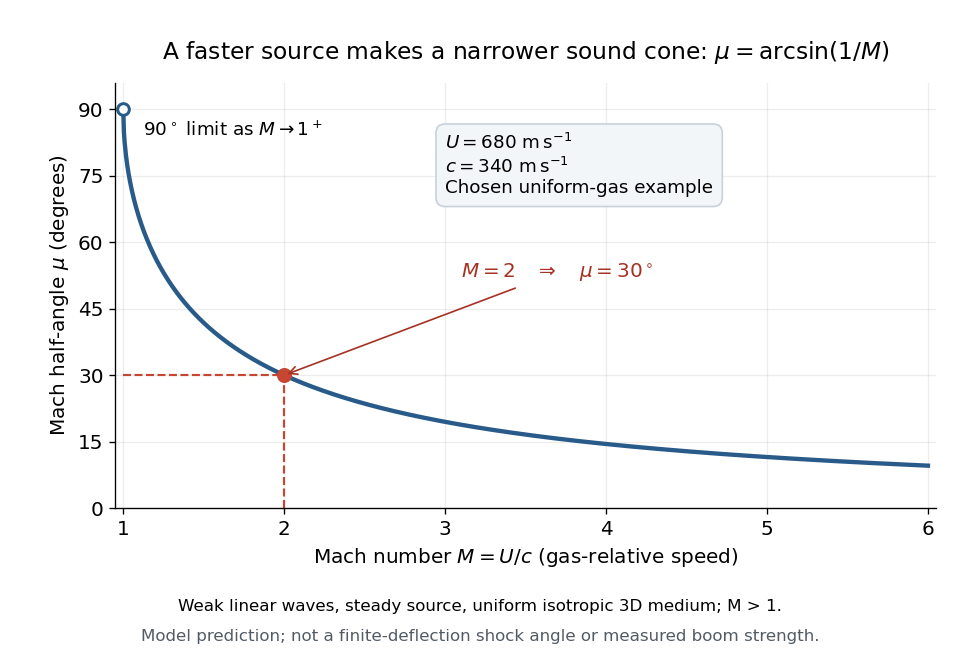

Generate this figure with Python:
"""Original Mach-angle curve; Python 3.14, NumPy 2.3.5, Matplotlib 3.10.7.

Run from _media; writes mach-angle-versus-speed-ratio.png to the CWD.
"""

from pathlib import Path

import matplotlib.pyplot as plt
import numpy as np


def main():
    plt.rcParams.update({"font.size": 12, "axes.spines.top": False,
                         "axes.spines.right": False})
    fig, ax = plt.subplots(figsize=(8, 5.5), dpi=120, facecolor="white")
    ax.set_facecolor("white")
    mach = np.linspace(1, 6, 1200)
    angle = np.degrees(np.arcsin(1 / mach))
    ax.plot(mach, angle, color="#285b89", lw=2.6)
    ax.plot(1, 90, "o", ms=7, mfc="white", mec="#285b89", mew=1.8)
    ax.text(1.12, 84, r"$90^\circ$ limit as $M\to1^+$", fontsize=11)
    ax.plot([2, 2], [0, 30], "--", color="#c64632", lw=1.3)
    ax.plot([1, 2], [30, 30], "--", color="#c64632", lw=1.3)
    ax.plot(2, 30, "o", color="#c64632", ms=8)
    ax.annotate(r"$M=2\quad\Rightarrow\quad\mu=30^\circ$",
                (2, 30), (3.1, 52), color="#a63223",
                arrowprops={"arrowstyle": "->", "color": "#a63223"})
    ax.text(3.0, 71,
            r"$U=680\ \mathrm{m\,s^{-1}}$" + "\n" +
            r"$c=340\ \mathrm{m\,s^{-1}}$" + "\n" +
            "Chosen uniform-gas example",
            fontsize=11, bbox={"boxstyle": "round,pad=0.5",
                              "facecolor": "#f3f6f9", "edgecolor": "#c8d1db"})
    ax.set_xlim(0.95, 6.05)
    ax.set_ylim(0, 96)
    ax.set_xticks([1, 2, 3, 4, 5, 6])
    ax.set_yticks([0, 15, 30, 45, 60, 75, 90])
    ax.set_xlabel(r"Mach number $M=U/c$ (gas-relative speed)")
    ax.set_ylabel(r"Mach half-angle $\mu$ (degrees)")
    ax.grid(alpha=0.22)
    ax.set_title(r"A faster source makes a narrower sound cone: "
                 r"$\mu=\arcsin(1/M)$", fontsize=14, pad=14)
    fig.text(0.5, 0.075,
             "Weak linear waves, steady source, uniform isotropic 3D medium; M > 1.",
             ha="center", fontsize=10)
    fig.text(0.5, 0.029,
             "Model prediction; not a finite-deflection shock angle or measured boom strength.",
             ha="center", fontsize=10, color="#525b65")
    fig.subplots_adjust(left=0.12, right=0.975, top=0.875, bottom=0.23)
    fig.savefig(Path.cwd() / (Path(__file__).stem + ".png"),
                facecolor="white", transparent=False)
    plt.close(fig)


if __name__ == "__main__":
    main()
